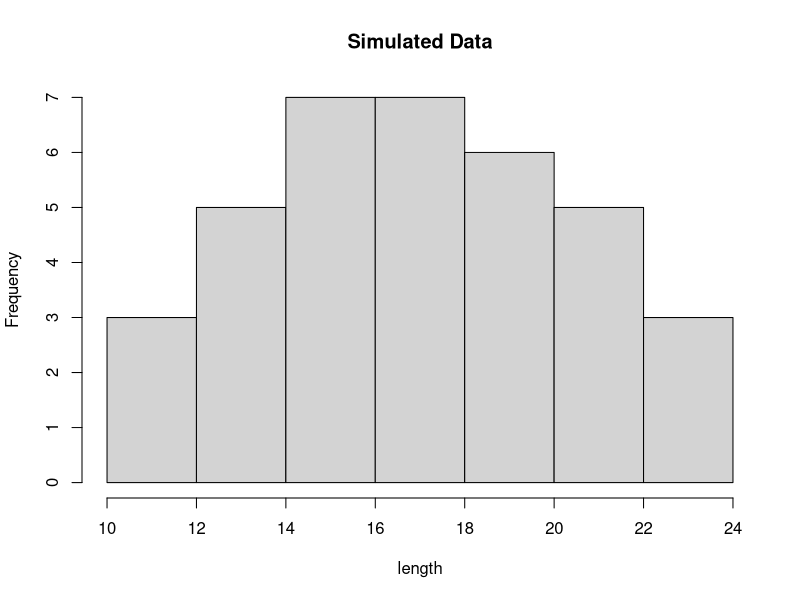
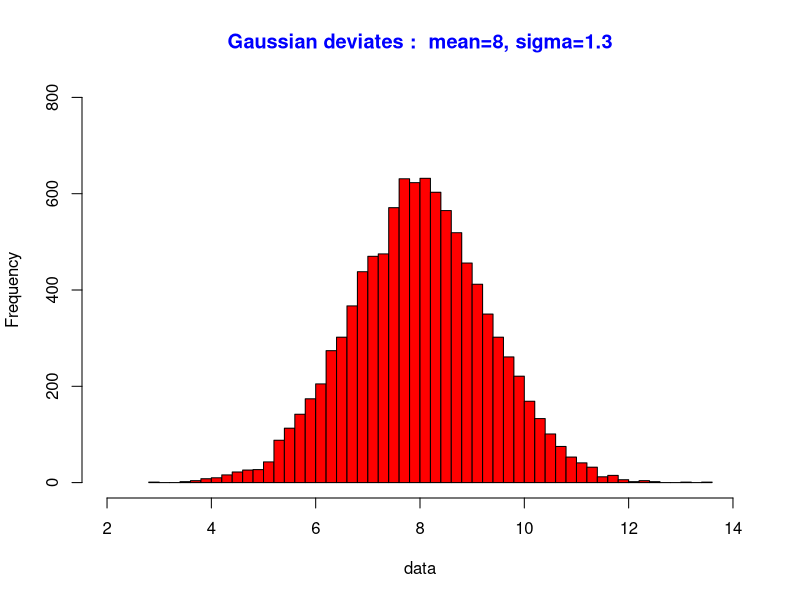
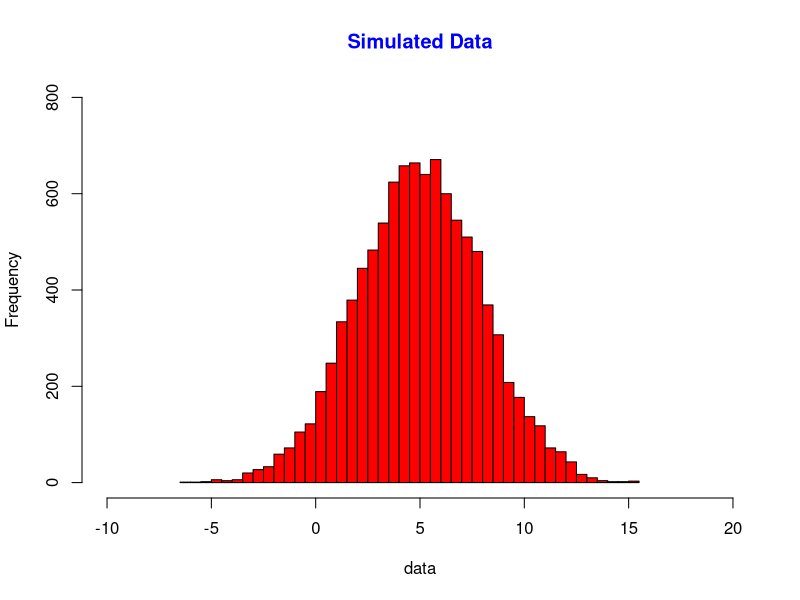

Write R code to recreate these figures, in order.
length = c(10.2, 11.9, 11.3, 12.2, 12.7, 12.8, 14.3, 14.5, 14.6, 15.9, 
           14.8, 15.0, 15.5, 13.2, 13.9, 18.5, 18.9, 18.4, 18.9,
           19.0, 19.5, 16.1, 16.2, 16.5, 16.8, 16.9, 16.7, 17.3, 
           20.2, 20.5, 20.9, 20.8, 20.2, 22.5, 22.7, 22.9)

hist(length, breaks=7, main="Simulated Data")


# Generate 10000 Gaussian deviates with mean=8, and Standard deviation=1.3
data = rnorm(10000, mean=8, sd=1.3)

#plot histogram with 40 bins
hist(data, breaks=40, col="red", xlim=c(2,14), ylim=c(0,800),
     main="Gaussian deviates :  mean=8, sigma=1.3", col.main="blue")



#Generate Gaussian deviates with mean=5, and SD=3
data <- rnorm(10000, mean=5, sd=3)

#plot histogram with 40 bins and get the returned histogram object.
hdat <- hist(data, breaks=40, col="red", xlim=c(-10,20), ylim=c(0,800),
             main="Simulated Data", col.main="blue")

# print the contents of hist, which has histogram data
print(hdat)

# we can access (for example) first 10 elements of bin data
print( hdat$breaks[1:10])

# we can access (for example) first 10 elements of counts on bins
print(hdat$counts[1:10])

# First 10 elements of Intensities
print(hdat$intensities[1:10])

## First 10 elements of Kernal Densitieshdat
print(hdat$density[1:10])

# First 10 elements of mid values
print(hdat$mids[1:10])